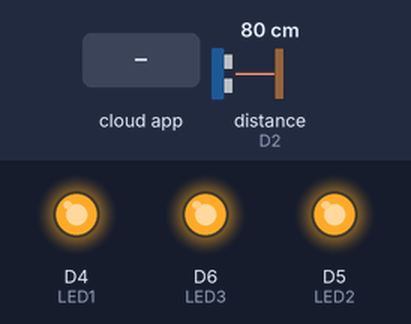
Recording of a sketch running on a simulated ESP8266 (NodeMCU). Parts: output pins drawn as LEDs (lit = HIGH). The inputs (shaded band) are chosen by the test bench; at power-on: distance to the obstacle (sensor on D2) 80 cm. The echo pulse lasts 58.3 µs per cm; pins used as bus, display or sensor lines are not drawn; what the sketch prints to the serial monitor is not drawn.

Above: at 3.7 s.
3.8 s: the phone or cloud app sets led to 0
At 4.9 s:
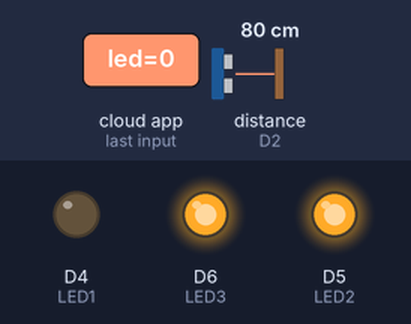
11.5 s: distance to the obstacle (sensor on D2) set to 64 cm
21.2 s: distance to the obstacle (sensor on D2) set to 58 cm
At 31.2 s:
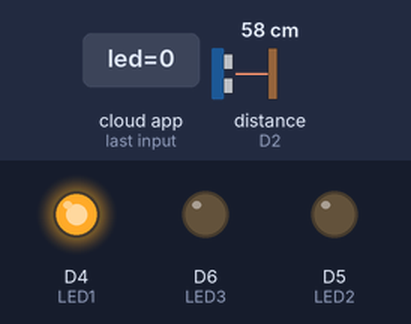
31.5 s: distance to the obstacle (sensor on D2) set to 39 cm
41.3 s: distance to the obstacle (sensor on D2) set to 32 cm
At 51.2 s:
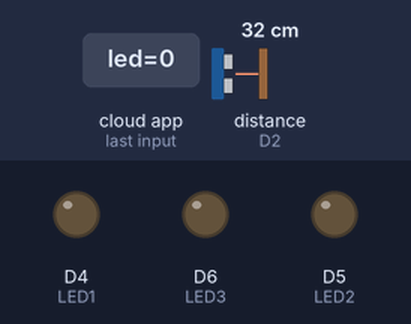
51.6 s: distance to the obstacle (sensor on D2) set to 60 cm
At 61.1 s:
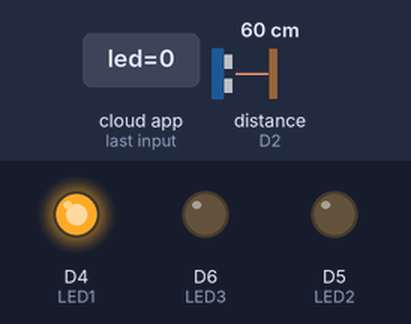
Timing chart, 0 to 62.6 s (numbered marks = the images above; inputs shaded):
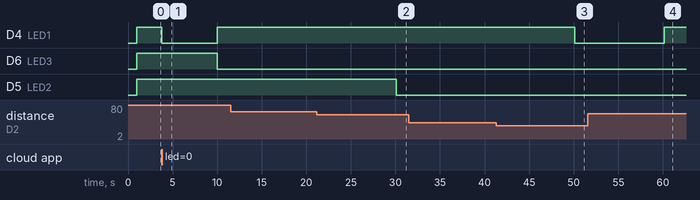

Measured:
- the behaviour switches between 61 and 60 cm on distance to the obstacle (sensor on D2) (found by bisection; images 1 and 2)
- the behaviour switches between 37 and 36 cm on distance to the obstacle (sensor on D2) (found by bisection; images 2 and 3)
- after the input at 3.8 s, D4 (LED1): HIGH → LOW at once, → HIGH 6.2 s later
- after the input at 11.5 s, every drawn part: stays the same
- after the input at 21.2 s, D5 (LED2): HIGH → LOW after 8.9 s
- after the input at 31.5 s, every drawn part: stays the same
- after the input at 41.3 s, D4 (LED1): HIGH → LOW after 8.8 s
- after the input at 51.6 s, D4 (LED1): LOW → HIGH after 8.6 s

The sketch:

chaoshengbo.ino
```cpp
#include "config.h"

#define TrigPin D3
#define EchoPin D2
#define LED1 D4
#define LED2 D5
#define LED3 D6
float Value_cm;

#define BUTTON_PIN D4

// LED Pin
#define LED_PIN LED_BUILTIN

// button state
bool btn_state = false;
bool prv_btn_state = false;

// set up the 'led' feed
AdafruitIO_Feed *led = io.feed("led");

// set up the 'button' feed
AdafruitIO_Feed *button = io.feed("button");
AdafruitIO_Feed *distance = io.feed("distance");
AdafruitIO_Feed *waterlevel = io.feed("waterlevel");
void setup() {
  pinMode(LED1, OUTPUT);   //定义led引脚为输出模式
  pinMode(LED2, OUTPUT);   //定义led引脚为输出模式
  pinMode(LED3, OUTPUT);   //定义led引脚为输出模式
    digitalWrite(LED1, 0); //led引脚输出低电平，点亮led
    digitalWrite(LED2, 0); //led引脚输出低电平，点亮led
    digitalWrite(LED3, 0); //led引脚输出低电平，点亮led
    delay(1000);
    digitalWrite(LED1, 1); //led引脚输出低电平，点亮led
    digitalWrite(LED2, 1); //led引脚输出低电平，点亮led
    digitalWrite(LED3, 1); //led引脚输出低电平，点亮led
  // set button pin as an input
  pinMode(BUTTON_PIN, INPUT);

  // set LED pin as an output
  pinMode(LED_PIN, OUTPUT);

  // start the serial connection
  Serial.begin(115200);
  pinMode(TrigPin, OUTPUT);
  pinMode(EchoPin, INPUT);
  // wait for serial monitor to open
  while (! Serial);

  Serial.print("Connecting to Adafruit IO");

  // connect to io.adafruit.com
  io.connect();

  // set up a message handler for the count feed.
  // the handleMessage function (defined below)
  // will be called whenever a message is
  // received from adafruit io.
  led->onMessage(handleMessage);

  // wait for a connection
  while (io.status() < AIO_CONNECTED) {
    Serial.print(".");
    delay(500);
  }

  // we are connected
  Serial.println();
  Serial.println(io.statusText());
  led->get();

}
long timer1;
int yewei=0;
int yeweimax=100;//空液位
int yeweimin=20;//满液位
void loop() {


  io.run();

  if (millis() - timer1 > 10000)
  {
    timer1 = millis();
    digitalWrite(TrigPin, LOW); //低高低电平发一个短时间脉冲去TrigPin
    delayMicroseconds(2);
    digitalWrite(TrigPin, HIGH);
    delayMicroseconds(10);
    digitalWrite(TrigPin, LOW);
    Value_cm = float( pulseIn(EchoPin, HIGH) * 17 ) / 1000; //将回波时间换算成cm
    Serial.print(Value_cm);
    Serial.println("cm");

    distance->save(Value_cm);//换算到 0-100
    if(Value_cm<yeweimin)
      Value_cm=yeweimin;
    if(Value_cm>yeweimax)
      Value_cm=yeweimax;
    yewei=map(Value_cm,yeweimin,yeweimax,100,0);
    if(yewei>80)
    {
    digitalWrite(LED1, 0); //led引脚输出低电平，点亮led
    digitalWrite(LED2, 0); //led引脚输出低电平，点亮led
    digitalWrite(LED3, 0); //led引脚输出低电平，点亮led
    }
    else if(yewei>50)
    {
    digitalWrite(LED1, 1); //led引脚输出低电平，点亮led
    digitalWrite(LED2, 0); //led引脚输出低电平，点亮led
    digitalWrite(LED3, 0); //led引脚输出低电平，点亮led
    }
    else if(yewei>20)
    {
    digitalWrite(LED1, 1); //led引脚输出低电平，点亮led
    digitalWrite(LED2, 1); //led引脚输出低电平，点亮led
    digitalWrite(LED3, 0); //led引脚输出低电平，点亮led
    }
    else
    {
    digitalWrite(LED1, 1); //led引脚输出低电平，点亮led
    digitalWrite(LED2, 1); //led引脚输出低电平，点亮led
    digitalWrite(LED3, 1); //led引脚输出低电平，点亮led
    }
    waterlevel->save(yewei);
  }

}

// this function is called whenever a 'led' message
// is received from Adafruit IO. it was attached to
// the counter feed in the setup() function above.
void handleMessage(AdafruitIO_Data *data) {
  Serial.print("received <- ");

  if (data->toPinLevel() == HIGH)
    Serial.println("HIGH");
  else
    Serial.println("LOW");

  digitalWrite(LED_PIN, data->toPinLevel());
}
```

config.h
```cpp
/************************ Adafruit IO Config *******************************/

// visit io.adafruit.com if you need to create an account,
// or if you need your Adafruit IO key.
#define IO_USERNAME  "Missuer"
#define IO_KEY       "aio_Dfbe67HLFKxR5URpIqHCzwGQPPrx"
/******************************* WIFI **************************************/

// the AdafruitIO_WiFi client will work with the following boards:
//   - HUZZAH ESP8266 Breakout -> https://www.adafruit.com/products/2471
//   - Feather HUZZAH ESP8266 -> https://www.adafruit.com/products/2821
//   - Feather HUZZAH ESP32 -> https://www.adafruit.com/product/3405
//   - Feather M0 WiFi -> https://www.adafruit.com/products/3010
//   - Feather WICED -> https://www.adafruit.com/products/3056
//   - Adafruit PyPortal -> https://www.adafruit.com/product/4116
//   - Adafruit Metro M4 Express AirLift Lite ->
//   https://www.adafruit.com/product/4000
//   - Adafruit AirLift Breakout -> https://www.adafruit.com/product/4201

#define WIFI_SSID "www"
#define WIFI_PASS "123456789"

// uncomment the following line if you are using airlift
//#define USE_AIRLIFT

// uncomment the following line if you are using winc1500
// #define USE_WINC1500

// comment out the following lines if you are using fona or ethernet
#include "AdafruitIO_WiFi.h"

#if defined(USE_AIRLIFT) || defined(ADAFRUIT_METRO_M4_AIRLIFT_LITE) ||         \
    defined(ADAFRUIT_PYPORTAL)
// Configure the pins used for the ESP32 connection
#if !defined(SPIWIFI_SS) // if the wifi definition isnt in the board variant
// Don't change the names of these #define's! they match the variant ones
#define SPIWIFI SPI
#define SPIWIFI_SS 10  // Chip select pin
#define SPIWIFI_ACK 9  // a.k.a BUSY or READY pin
#define ESP32_RESETN 6 // Reset pin
#define ESP32_GPIO0 -1 // Not connected
#endif
AdafruitIO_WiFi io(IO_USERNAME, IO_KEY, WIFI_SSID, WIFI_PASS, SPIWIFI_SS,
                   SPIWIFI_ACK, ESP32_RESETN, ESP32_GPIO0, &SPIWIFI);
#else
AdafruitIO_WiFi io(IO_USERNAME, IO_KEY, WIFI_SSID, WIFI_PASS);
#endif
/******************************* FONA **************************************/

// the AdafruitIO_FONA client will work with the following boards:
//   - Feather 32u4 FONA -> https://www.adafruit.com/product/3027

// uncomment the following two lines for 32u4 FONA,
// and comment out the AdafruitIO_WiFi client in the WIFI section
// #include "AdafruitIO_FONA.h"
// AdafruitIO_FONA io(IO_USERNAME, IO_KEY);

/**************************** ETHERNET ************************************/

// the AdafruitIO_Ethernet client will work with the following boards:
//   - Ethernet FeatherWing -> https://www.adafruit.com/products/3201

// uncomment the following two lines for ethernet,
// and comment out the AdafruitIO_WiFi client in the WIFI section
// #include "AdafruitIO_Ethernet.h"
// AdafruitIO_Ethernet io(IO_USERNAME, IO_KEY);
```
